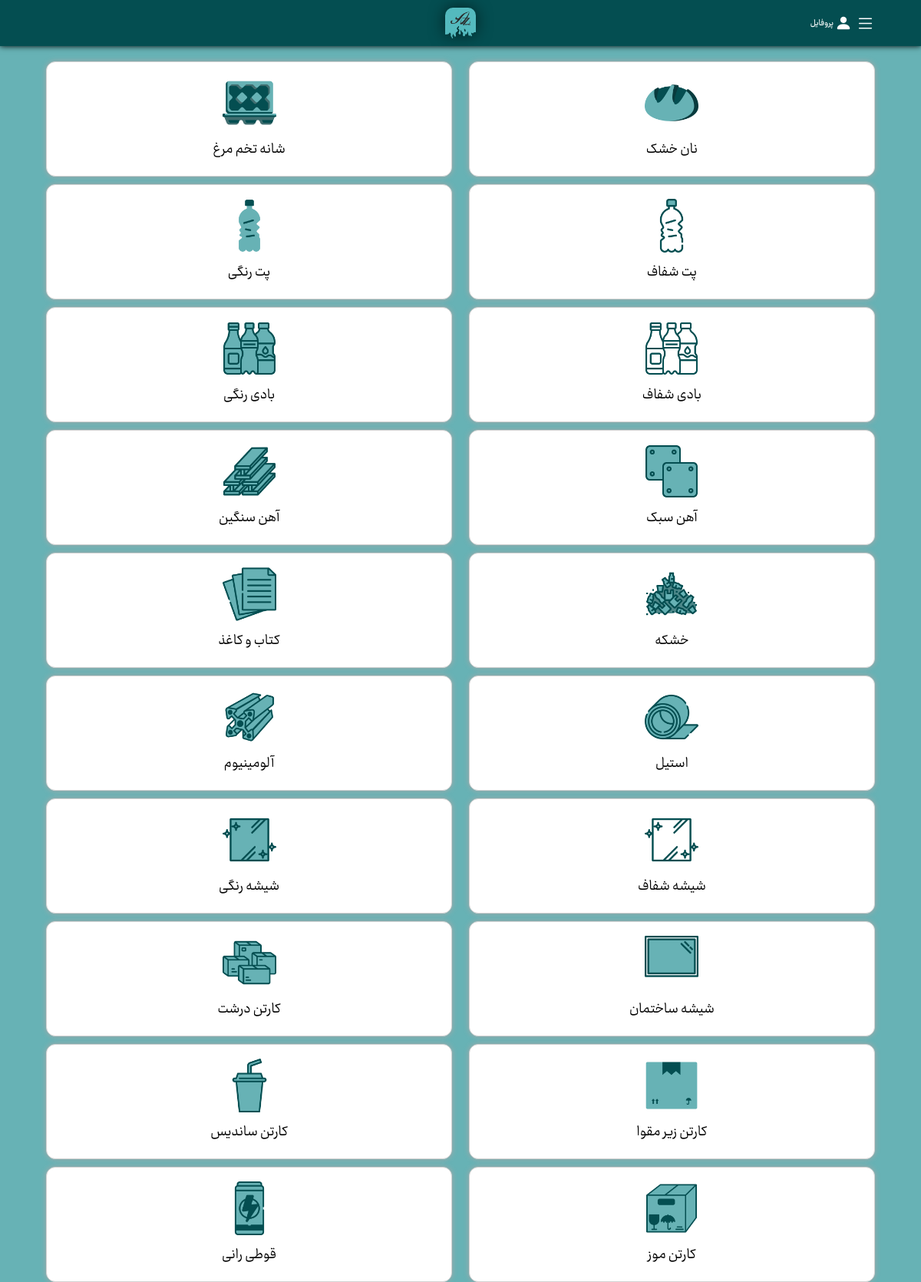
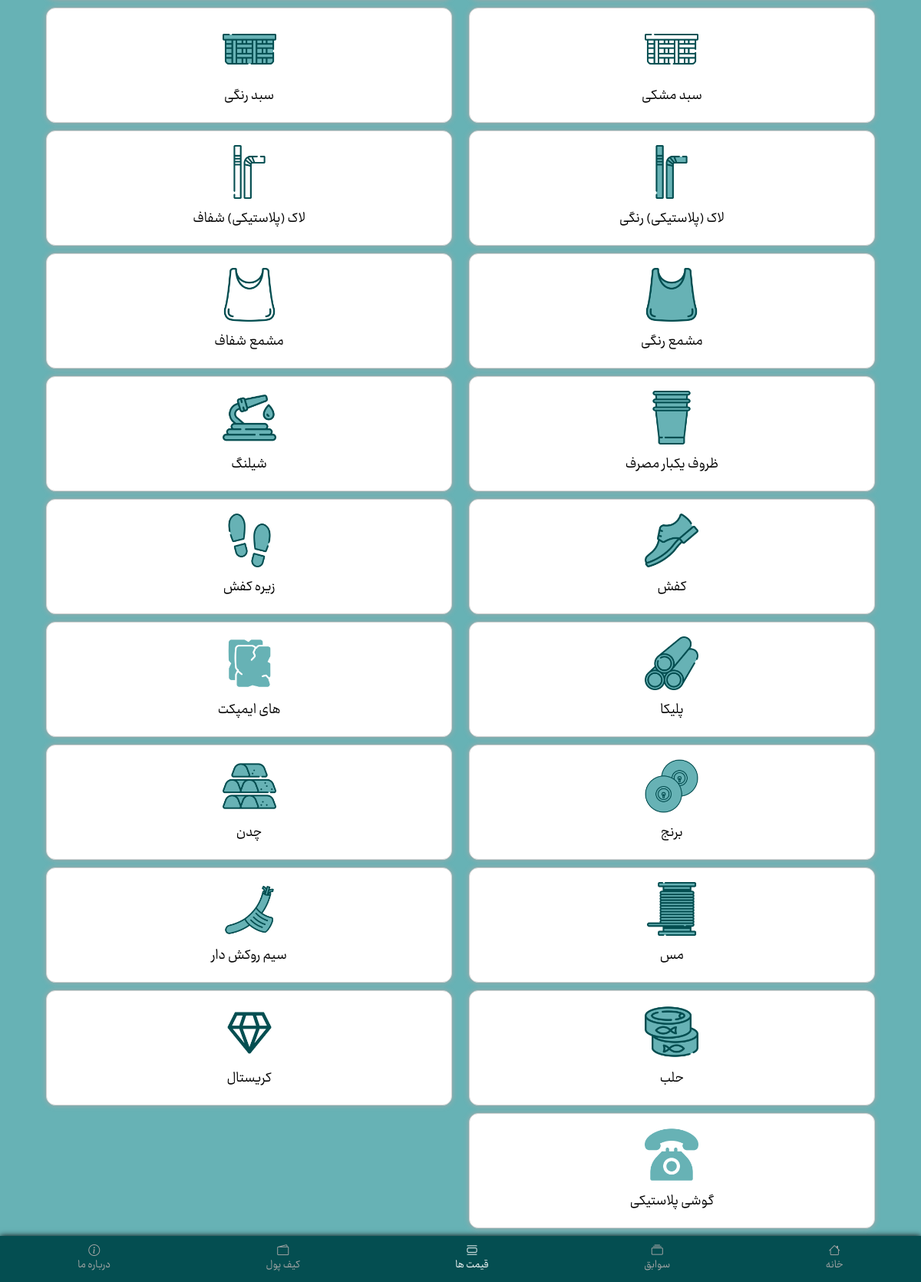
Page /prices_page/ (signed in) on the committed database (2 pictures, top to bottom).
### main_app/models.py (models this page shows)
class GarbageData(models.Model):
    garbage_item_name = models.CharField(max_length=200, blank=True, null=True)
    units_of_measurement_data = models.CharField(max_length=200, blank=True, null=True)
    price_per_unit = models.IntegerField(blank=True, null=True)
    description = models.TextField(blank=True, null=True)
    garbage_icon = models.ImageField(blank=True, null=True, upload_to='garbage_icons')
    garbage_image = models.ImageField(blank=True, null=True, upload_to='garbage_images')

### main_app/views/prices_page_class.py (the view)
# urls.py: path('prices_page/', views.PricesPageClass.as_view(), name='PricesPageClass'),
class PricesPageClass(LoginRequiredMixin, View):
    login_url = '/login_page/'
    redirect_field_name = 'LoginPageClass'
    @staticmethod
    def get(request):
        garbage_data = GarbageData.objects.all()
        return render(request, 'main_app/prices_page.html', {'garbage_data': garbage_data})

### base_app/context_processors.py (called while the page is built, shortened)
def user_info(request):
    return {}

### main_app/templates/main_app/prices_page.html (shortened to what this page needs)
{% extends 'base_app/base_page.html' %}
{% load static %}
{% block page_headers_div %}
    <link rel="stylesheet" href="{% static 'main_app/css/prices_page.css' %}">
{% endblock %}
{% block page_contents_block %}
    <div class="prices_list_div w_90 margin_top_20">
        {% for garbage in garbage_data %}
            <a class="one_price_div w_49" href="/prices_details_page/?id={{ garbage.id }}" onclick="show_loading_div()">
                <div class="garbage_icon_div">
                    <img src="{{ garbage.garbage_icon.url }}" alt="">
                </div>
                <div class="font_Ray div_1 text_color_1">{{ garbage.garbage_item_name }}</div>
            </a>
        {% endfor %}
    </div>
{% endblock %}

### base_app/templates/base_app/base_page.html (shortened to what this page needs)
{% load static %}
<!DOCTYPE html>
<html lang="en">
<head>
    <link rel="stylesheet" href="{% static 'base_app/css/base/fonts.css' %}">
    <link rel="stylesheet" href="{% static 'base_app/css/base/elements.css' %}">
    <link rel="stylesheet" href="{% static 'base_app/css/base/bootstrap_icons.css' %}">
    <link rel="stylesheet" href="{% static 'base_app/css/base/colors.css' %}">
    <link rel="stylesheet" href="{% static 'base_app/css/base/sizes.css' %}">
    <link rel="stylesheet" href="{% static 'base_app/css/base/borders.css' %}">
    <link rel="stylesheet" href="{% static 'base_app/css/base/margins.css' %}">
    <link rel="stylesheet" href="{% static 'base_app/css/base_page.css' %}">
    <link rel="stylesheet" href="{% static 'base_app/css/select2.css' %}">
    {% block page_headers_div %}{% endblock %}
</head>
<body>
<div class="page_main_div">
    <div class="page_top_div">
        <div class="top_icon_div">
            <img src="{% static 'base_app/images/artazist_transparent.png' %}" alt="">
        </div>
        <div class="page_data_div">
            <div class="back_button_div">
                <button class="menu_button text_color_0" onclick="show_hide_menu('show')"><i class="bi bi-list"></i></button>
            </div>
            <div class="user_info_div">
                <h1 class="font_Ray_Bold"><a class="profile_link" href="/account_settings_page/" onclick="show_loading_div()">پروفایل<i class="bi bi-person-fill"></i></a></h1>
            </div>
        </div>
    </div>
    <div class="page_contents_div">
        {% block page_contents_block %}{% endblock %}
    </div>
    <div class="page_bottom_div">
        <a href="/main_page/" onclick="show_loading_div()">
            <div class="one_page_bottom_link text_color_0_3" id="main_page_bottom_link">
                <i class="bi bi-house"></i>
                <div class="font_Ray">خانه</div>
            </div>
        </a>
        <a href="/my_orders_history_page/" onclick="show_loading_div()">
            <div class="one_page_bottom_link text_color_0_3" id="my_orders_history_page_bottom_link">
                <i class="bi bi-collection"></i>
                <div class="font_Ray">سوابق</div>
            </div>
        </a>
        <a href="/prices_page/" onclick="show_loading_div()">
            <div class="one_page_bottom_link text_color_0_3" id="prices_page_bottom_link">
                <i class="bi bi-view-list"></i>
                <div class="font_Ray">قیمت ها</div>
            </div>
        </a>
        <a href="/wallet_page/" onclick="show_loading_div()">
            <div class="one_page_bottom_link text_color_0_3" id="wallet_page_bottom_link">
                <i class="bi bi-wallet2"></i>
                <div class="font_Ray">کیف پول</div>
            </div>
        </a>
        <a href="/about_us_page/" onclick="show_loading_div()">
            <div class="one_page_bottom_link text_color_0_3" id="about_us_page_bottom_link">
                <i class="bi bi-info-circle"></i>
                <div class="font_Ray">درباره ما</div>
            </div>
        </a>
    </div>
</div>
</body>
</html>

### base_app/static/base_app/css/base/elements.css (style rules this page uses)
body { margin: 0; padding: 0; width: 100%; height: 100vh; background-color: var(--color-4); }
body, * { -webkit-user-select: none !important; -moz-user-select: none !important; -ms-user-select: none !important; user-select: none !important; }
body { -webkit-touch-callout: none !important; }
a { text-decoration: none !important; }
* { font-size: 15px !important; }
i { display: flex !important; }
* { scrollbar-width: none !important; -ms-overflow-style: none !important; }
a, button, select { -webkit-tap-highlight-color: transparent !important; }

### base_app/static/base_app/css/base/colors.css (style rules this page uses)
:root { --color-0: #ffffff; --color-0-2: #d3d3d3; --color-0-3: #a7a7a7; --color-0-4: #f6f6f6; --color-1: #000000; --color-1-60: rgba(0, 0, 0, 0.6); --color-2: #044E51; --color-2-50: rgba(4, 78, 81, 0.5); --color-3: #044E51; --color-4: #67B2B5; --color-success: #95ff6a; --color-success-50: rgb(219, 255, 204); --color-error: #ff4f4f; --color-error-50: rgb(255, 176, 176); --color-analyze-1: rgba(135, 255, 111, 0.7); --color-analyze-2: rgba(127, 133, 255, 0.7); --color-analyze-3: rgba(0, 162, 162, 0.7); --color-analyze-4: rgba(213, 109, 255, 0.7); --color-analyze-5: rgba(255, 253, 109, 0.7); --color-analyze-6: rgba(255, 254, 233, 0.7); --color-analyze-7: rgba(255, 68, 68, 0.7); --color-analyze-8: rgba(255, 132, 9, 0.7); --color-analyze-9: rgba(16, 100, 0, 0.7); }
.text_color_0 { color: var(--color-0) !important; }
.text_color_0_3 { color: var(--color-0-3) !important; }
.text_color_1 { color: var(--color-1) !important; }

### base_app/static/base_app/css/base/sizes.css (style rules this page uses)
.w_49 { width: 49% !important; }
.w_90 { width: 90% !important; }

### base_app/static/base_app/css/base/margins.css (style rules this page uses)
.margin_top_20 { margin-top: 20px !important; }

### base_app/static/base_app/css/base_page.css (style rules this page uses)
.page_main_div { display: flex; flex-direction: column; width: 100%; height: 100%; position: fixed; top: 0; left: 0; z-index: 3; }
.page_top_div { width: 100%; height: 60px; box-shadow: 0 0 0.5em var(--color-1); display: flex; align-items: center; justify-content: space-between; flex-direction: row-reverse; background-color: var(--color-2); position: relative; padding: 0 5%; box-sizing: border-box; }
.menu_button { border: none; background: none; padding: 0; }
.menu_button i { font-size: 25px !important; display: flex; }
.page_data_div { height: 100%; display: flex; align-items: center; flex-direction: row-reverse; }
.user_info_div { text-align: right; }
.page_data_div h1 { font-size: clamp(16px, 4vw, 22px); color: var(--color-0); margin: 0; }
.page_contents_div { width: 100%; flex: 1; z-index: 10; display: flex; align-items: center; flex-direction: column; overflow-y: auto; overflow-x: hidden; position: relative; }
.back_button_div { display: flex; align-items: center; }
.page_bottom_div { width: 100%; height: 60px; box-shadow: 0 0 0.5em var(--color-1); display: flex; align-items: center; justify-content: space-around; flex-direction: row-reverse; background-color: var(--color-2); }
.one_page_bottom_link { display: flex; align-items: center; flex-direction: column; }
.one_page_bottom_link i { font-size: 18px; }
.one_page_bottom_link div { font-size: 12px; }
.profile_link { display: flex; align-items: center; font-size: 12px !important; color: var(--color-0); }
.profile_link i { display: flex; margin-left: 2px; margin-right: 5px; font-size: 22px !important; }
.top_icon_div { position: absolute; top: 50%; left: 50%; transform: translate(-50%, -50%); height: 40px; width: 40px; border-radius: 10px 10px 0 0; filter: drop-shadow(0 0 10px rgba(0,0,0,0.6)); overflow: hidden; }
.top_icon_div img { width: 100%; height: 100%; }

### main_app/static/main_app/css/prices_page.css (style rules this page uses)
.prices_list_div { flex: 1; display: flex; flex-wrap: wrap; justify-content: space-between; align-content: flex-start; flex-direction: row-reverse; }
.one_price_div { margin-bottom: 10px; box-sizing: border-box; direction: rtl; border-radius: 12px; display: flex; flex-direction: column; align-items: center; justify-content: center; background-color: var(--color-0); box-shadow: 0 0 0.5em var(--color-0-3); border: 1px solid var(--color-0-2); position: relative; padding: 10px 20px; height: 150px; }
.garbage_icon_div { width: 70px; height: 70px; margin-bottom: 10px; }
.garbage_icon_div img { width: 100%; height: 100%; }
.div_1 { font-size: 20px !important; }

### rows in the picture
GarbageData: garbage_icon (picture), garbage_item_name "نان خشک"
GarbageData: garbage_icon (picture), garbage_item_name "شانه تخم مرغ"
GarbageData: garbage_icon (picture), garbage_item_name "پت شفاف"
GarbageData: garbage_icon (picture), garbage_item_name "پت رنگی"
GarbageData: garbage_icon (picture), garbage_item_name "بادی شفاف"
GarbageData: garbage_icon (picture), garbage_item_name "بادی رنگی"
GarbageData: garbage_icon (picture), garbage_item_name "آهن سبک"
GarbageData: garbage_icon (picture), garbage_item_name "آهن سنگین"
GarbageData: garbage_icon (picture), garbage_item_name "خشکه"
GarbageData: garbage_icon (picture), garbage_item_name "کتاب و کاغذ"
GarbageData: garbage_icon (picture), garbage_item_name "استیل"
GarbageData: garbage_icon (picture), garbage_item_name "آلومینیوم"
GarbageData: garbage_icon (picture), garbage_item_name "شیشه شفاف"
GarbageData: garbage_icon (picture), garbage_item_name "شیشه رنگی"
GarbageData: garbage_icon (picture), garbage_item_name "شیشه ساختمان"
GarbageData: garbage_icon (picture), garbage_item_name "کارتن درشت"
GarbageData: garbage_icon (picture), garbage_item_name "کارتن زیر مقوا"
GarbageData: garbage_icon (picture), garbage_item_name "کارتن ساندیس"
GarbageData: garbage_icon (picture), garbage_item_name "کارتن موز"
GarbageData: garbage_icon (picture), garbage_item_name "قوطی رانی"
GarbageData: garbage_icon (picture), garbage_item_name "سبد مشکی"
GarbageData: garbage_icon (picture), garbage_item_name "سبد رنگی"
GarbageData: garbage_icon (picture), garbage_item_name "لاک (پلاستیکی) رنگی"
GarbageData: garbage_icon (picture), garbage_item_name "لاک (پلاستیکی) شفاف"
GarbageData: garbage_icon (picture), garbage_item_name "مشمع رنگی"
GarbageData: garbage_icon (picture), garbage_item_name "مشمع شفاف"
GarbageData: garbage_icon (picture), garbage_item_name "ظروف یکبار مصرف"
GarbageData: garbage_icon (picture), garbage_item_name "شیلنگ"
GarbageData: garbage_icon (picture), garbage_item_name "کفش"
GarbageData: garbage_icon (picture), garbage_item_name "زیره کفش"
GarbageData: garbage_icon (picture), garbage_item_name "پلیکا"
GarbageData: garbage_icon (picture), garbage_item_name "های ایمپکت"
GarbageData: garbage_icon (picture), garbage_item_name "برنج"
GarbageData: garbage_icon (picture), garbage_item_name "چدن"
GarbageData: garbage_icon (picture), garbage_item_name "مس"
GarbageData: garbage_icon (picture), garbage_item_name "سیم روکش دار"
GarbageData: garbage_icon (picture), garbage_item_name "حلب"
GarbageData: garbage_icon (picture), garbage_item_name "کریستال"
GarbageData: garbage_icon (picture), garbage_item_name "گوشی پلاستیکی"
